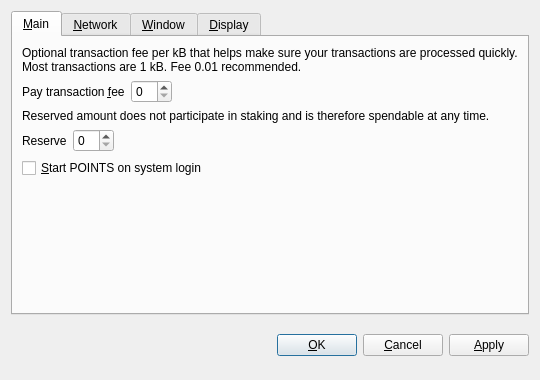
<?xml version="1.0" encoding="UTF-8"?>
<ui version="4.0">
 <class>OptionsDialog</class>
 <widget class="QDialog" name="OptionsDialog">
  <property name="geometry">
   <rect>
    <x>0</x>
    <y>0</y>
    <width>540</width>
    <height>380</height>
   </rect>
  </property>
  <property name="windowTitle">
   <string>Options</string>
  </property>
  <property name="modal">
   <bool>true</bool>
  </property>
  <layout class="QVBoxLayout" name="verticalLayout">
   <item>
    <widget class="QTabWidget" name="tabWidget">
     <property name="tabPosition">
      <enum>QTabWidget::North</enum>
     </property>
     <property name="currentIndex">
      <number>0</number>
     </property>
     <widget class="QWidget" name="tabMain">
      <attribute name="title">
       <string>&amp;Main</string>
      </attribute>
      <layout class="QVBoxLayout" name="verticalLayout_Main">
       <item>
        <widget class="QLabel" name="transactionFeeInfoLabel">
         <property name="text">
          <string>Optional transaction fee per kB that helps make sure your transactions are processed quickly. Most transactions are 1 kB. Fee 0.01 recommended.</string>
         </property>
         <property name="textFormat">
          <enum>Qt::PlainText</enum>
         </property>
         <property name="wordWrap">
          <bool>true</bool>
         </property>
        </widget>
       </item>
       <item>
        <layout class="QHBoxLayout" name="horizontalLayoutFee">
         <item>
          <widget class="QLabel" name="transactionFeeLabel">
           <property name="text">
            <string>Pay transaction &amp;fee</string>
           </property>
           <property name="textFormat">
            <enum>Qt::PlainText</enum>
           </property>
           <property name="buddy">
            <cstring>transactionFee</cstring>
           </property>
          </widget>
         </item>
         <item>
          <widget class="BitcoinAmountField" name="transactionFee"/>
         </item>
         <item>
          <spacer name="horizontalSpacerFee">
           <property name="orientation">
            <enum>Qt::Horizontal</enum>
           </property>
           <property name="sizeHint" stdset="0">
            <size>
             <width>40</width>
             <height>20</height>
            </size>
           </property>
          </spacer>
         </item>
        </layout>
       </item>
       <item>
        <widget class="QLabel" name="reserveBalanceInfoLabel">
         <property name="text">
          <string>Reserved amount does not participate in staking and is therefore spendable at any time.</string>
         </property>
         <property name="textFormat">
          <enum>Qt::PlainText</enum>
         </property>
         <property name="wordWrap">
          <bool>true</bool>
         </property>
        </widget>
       </item>
       <item>
        <layout class="QHBoxLayout" name="horizontalLayoutReserveBalance">
         <item>
          <widget class="QLabel" name="reserveBalanceLabel">
           <property name="text">
            <string>Reserve</string>
           </property>
           <property name="textFormat">
            <enum>Qt::PlainText</enum>
           </property>
           <property name="buddy">
            <cstring>reserveBalance</cstring>
           </property>
          </widget>
         </item>
         <item>
          <widget class="BitcoinAmountField" name="reserveBalance"/>
         </item>
         <item>
          <spacer name="horizontalSpacerReserveBalance">
           <property name="orientation">
            <enum>Qt::Horizontal</enum>
           </property>
           <property name="sizeHint" stdset="0">
            <size>
             <width>40</width>
             <height>20</height>
            </size>
           </property>
          </spacer>
         </item>
        </layout>
       </item>
       <item>
        <widget class="QCheckBox" name="bitcoinAtStartup">
         <property name="toolTip">
          <string>Automatically start POINTS after logging in to the system.</string>
         </property>
         <property name="text">
          <string>&amp;Start POINTS on system login</string>
         </property>
        </widget>
       </item>
       <item>
        <spacer name="verticalSpacer_Main">
         <property name="orientation">
          <enum>Qt::Vertical</enum>
         </property>
         <property name="sizeHint" stdset="0">
          <size>
           <width>20</width>
           <height>40</height>
          </size>
         </property>
        </spacer>
       </item>
      </layout>
     </widget>
     <widget class="QWidget" name="tabNetwork">
      <attribute name="title">
       <string>&amp;Network</string>
      </attribute>
      <layout class="QVBoxLayout" name="verticalLayout_Network">
       <item>
        <widget class="QCheckBox" name="mapPortUpnp">
         <property name="toolTip">
          <string>Automatically open the POINTS client port on the router. This only works when your router supports UPnP and it is enabled.</string>
         </property>
         <property name="text">
          <string>Map port using &amp;UPnP</string>
         </property>
        </widget>
       </item>
       <item>
        <widget class="QCheckBox" name="connectSocks">
         <property name="toolTip">
          <string>Connect to the POINTS network through a SOCKS5 proxy (e.g. when connecting through Tor).</string>
         </property>
         <property name="text">
          <string>&amp;Connect through SOCKS5 proxy:</string>
         </property>
        </widget>
       </item>
       <item>
        <layout class="QHBoxLayout" name="horizontalLayout_Network">
         <item>
          <widget class="QLabel" name="proxyIpLabel">
           <property name="text">
            <string>Proxy &amp;IP:</string>
           </property>
           <property name="textFormat">
            <enum>Qt::PlainText</enum>
           </property>
           <property name="buddy">
            <cstring>proxyIp</cstring>
           </property>
          </widget>
         </item>
         <item>
          <widget class="QValidatedLineEdit" name="proxyIp">
           <property name="maximumSize">
            <size>
             <width>140</width>
             <height>16777215</height>
            </size>
           </property>
           <property name="toolTip">
            <string>IP address of the proxy (e.g. 127.0.0.1)</string>
           </property>
          </widget>
         </item>
         <item>
          <widget class="QLabel" name="proxyPortLabel">
           <property name="text">
            <string>&amp;Port:</string>
           </property>
           <property name="textFormat">
            <enum>Qt::PlainText</enum>
           </property>
           <property name="buddy">
            <cstring>proxyPort</cstring>
           </property>
          </widget>
         </item>
         <item>
          <widget class="QLineEdit" name="proxyPort">
           <property name="maximumSize">
            <size>
             <width>55</width>
             <height>16777215</height>
            </size>
           </property>
           <property name="toolTip">
            <string>Port of the proxy (e.g. 9050)</string>
           </property>
          </widget>
         </item>
         <item>
          <spacer name="horizontalSpacer_Network">
           <property name="orientation">
            <enum>Qt::Horizontal</enum>
           </property>
           <property name="sizeHint" stdset="0">
            <size>
             <width>40</width>
             <height>20</height>
            </size>
           </property>
          </spacer>
         </item>
        </layout>
       </item>
       <item>
        <spacer name="verticalSpacer_Network">
         <property name="orientation">
          <enum>Qt::Vertical</enum>
         </property>
         <property name="sizeHint" stdset="0">
          <size>
           <width>20</width>
           <height>40</height>
          </size>
         </property>
        </spacer>
       </item>
      </layout>
     </widget>
     <widget class="QWidget" name="tabWindow">
      <attribute name="title">
       <string>&amp;Window</string>
      </attribute>
      <layout class="QVBoxLayout" name="verticalLayout_Window">
       <item>
        <widget class="QCheckBox" name="minimizeToTray">
         <property name="toolTip">
          <string>Show only a tray icon after minimizing the window.</string>
         </property>
         <property name="text">
          <string>&amp;Minimize to the tray instead of the taskbar</string>
         </property>
        </widget>
       </item>
       <item>
        <widget class="QCheckBox" name="minimizeOnClose">
         <property name="toolTip">
          <string>Minimize instead of exit the application when the window is closed. When this option is enabled, the application will be closed only after selecting Quit in the menu.</string>
         </property>
         <property name="text">
          <string>M&amp;inimize on close</string>
         </property>
        </widget>
       </item>
       <item>
        <spacer name="verticalSpacer_Window">
         <property name="orientation">
          <enum>Qt::Vertical</enum>
         </property>
         <property name="sizeHint" stdset="0">
          <size>
           <width>20</width>
           <height>40</height>
          </size>
         </property>
        </spacer>
       </item>
      </layout>
     </widget>
     <widget class="QWidget" name="tabDisplay">
      <attribute name="title">
       <string>&amp;Display</string>
      </attribute>
      <layout class="QVBoxLayout" name="verticalLayout_Display">
       <item>
        <layout class="QHBoxLayout" name="horizontalLayout_1_Display">
         <item>
          <widget class="QLabel" name="langLabel">
           <property name="text">
            <string>User Interface &amp;language:</string>
           </property>
           <property name="textFormat">
            <enum>Qt::PlainText</enum>
           </property>
           <property name="buddy">
            <cstring>lang</cstring>
           </property>
          </widget>
         </item>
         <item>
          <widget class="QValueComboBox" name="lang">
           <property name="toolTip">
            <string>The user interface language can be set here. This setting will take effect after restarting POINTS.</string>
           </property>
          </widget>
         </item>
        </layout>
       </item>
       <item>
        <layout class="QHBoxLayout" name="horizontalLayout_2_Display">
         <item>
          <widget class="QLabel" name="unitLabel">
           <property name="text">
            <string>&amp;Unit to show amounts in:</string>
           </property>
           <property name="textFormat">
            <enum>Qt::PlainText</enum>
           </property>
           <property name="buddy">
            <cstring>unit</cstring>
           </property>
          </widget>
         </item>
         <item>
          <widget class="QValueComboBox" name="unit">
           <property name="toolTip">
            <string>Choose the default subdivision unit to show in the interface and when sending coins.</string>
           </property>
          </widget>
         </item>
        </layout>
       </item>
       <item>
        <widget class="QCheckBox" name="coinControlFeatures">
         <property name="toolTip">
          <string>Whether to show coin control features or not.</string>
         </property>
         <property name="text">
          <string>Display coin &amp;control features (experts only!)</string>
         </property>
        </widget>
       </item>
       <item>
        <widget class="QCheckBox" name="minimizeCoinAge">
         <property name="toolTip">
          <string>Whether to select the coin outputs randomly or with minimal coin age.</string>
         </property>
         <property name="text">
          <string>Minimize weight consumption (experimental)</string>
         </property>
        </widget>
       </item>
       <item>
        <widget class="QCheckBox" name="useBlackTheme">
         <property name="text">
          <string>Use POINTS visual theme (requires restart)</string>
         </property>
        </widget>
       </item>
       <item>
        <spacer name="verticalSpacer_Display">
         <property name="orientation">
          <enum>Qt::Vertical</enum>
         </property>
         <property name="sizeHint" stdset="0">
          <size>
           <width>20</width>
           <height>40</height>
          </size>
         </property>
        </spacer>
       </item>
      </layout>
     </widget>
    </widget>
   </item>
   <item>
    <layout class="QHBoxLayout" name="horizontalLayout_Buttons">
     <item>
      <spacer name="horizontalSpacer_1">
       <property name="orientation">
        <enum>Qt::Horizontal</enum>
       </property>
       <property name="sizeHint" stdset="0">
        <size>
         <width>40</width>
         <height>48</height>
        </size>
       </property>
      </spacer>
     </item>
     <item>
      <widget class="QLabel" name="statusLabel">
       <property name="font">
        <font>
         <weight>75</weight>
         <bold>true</bold>
        </font>
       </property>
       <property name="text">
        <string/>
       </property>
       <property name="textFormat">
        <enum>Qt::PlainText</enum>
       </property>
       <property name="wordWrap">
        <bool>true</bool>
       </property>
      </widget>
     </item>
     <item>
      <spacer name="horizontalSpacer_2">
       <property name="orientation">
        <enum>Qt::Horizontal</enum>
       </property>
       <property name="sizeHint" stdset="0">
        <size>
         <width>40</width>
         <height>48</height>
        </size>
       </property>
      </spacer>
     </item>
     <item>
      <widget class="QPushButton" name="okButton">
       <property name="text">
        <string>&amp;OK</string>
       </property>
      </widget>
     </item>
     <item>
      <widget class="QPushButton" name="cancelButton">
       <property name="text">
        <string>&amp;Cancel</string>
       </property>
       <property name="autoDefault">
        <bool>false</bool>
       </property>
      </widget>
     </item>
     <item>
      <widget class="QPushButton" name="applyButton">
       <property name="text">
        <string>&amp;Apply</string>
       </property>
       <property name="autoDefault">
        <bool>false</bool>
       </property>
      </widget>
     </item>
    </layout>
   </item>
  </layout>
 </widget>
 <customwidgets>
  <customwidget>
   <class>BitcoinAmountField</class>
   <extends>QSpinBox</extends>
   <header>bitcoinamountfield.h</header>
  </customwidget>
  <customwidget>
   <class>QValueComboBox</class>
   <extends>QComboBox</extends>
   <header>qvaluecombobox.h</header>
  </customwidget>
  <customwidget>
   <class>QValidatedLineEdit</class>
   <extends>QLineEdit</extends>
   <header>qvalidatedlineedit.h</header>
  </customwidget>
 </customwidgets>
 <resources/>
 <connections/>
</ui>
